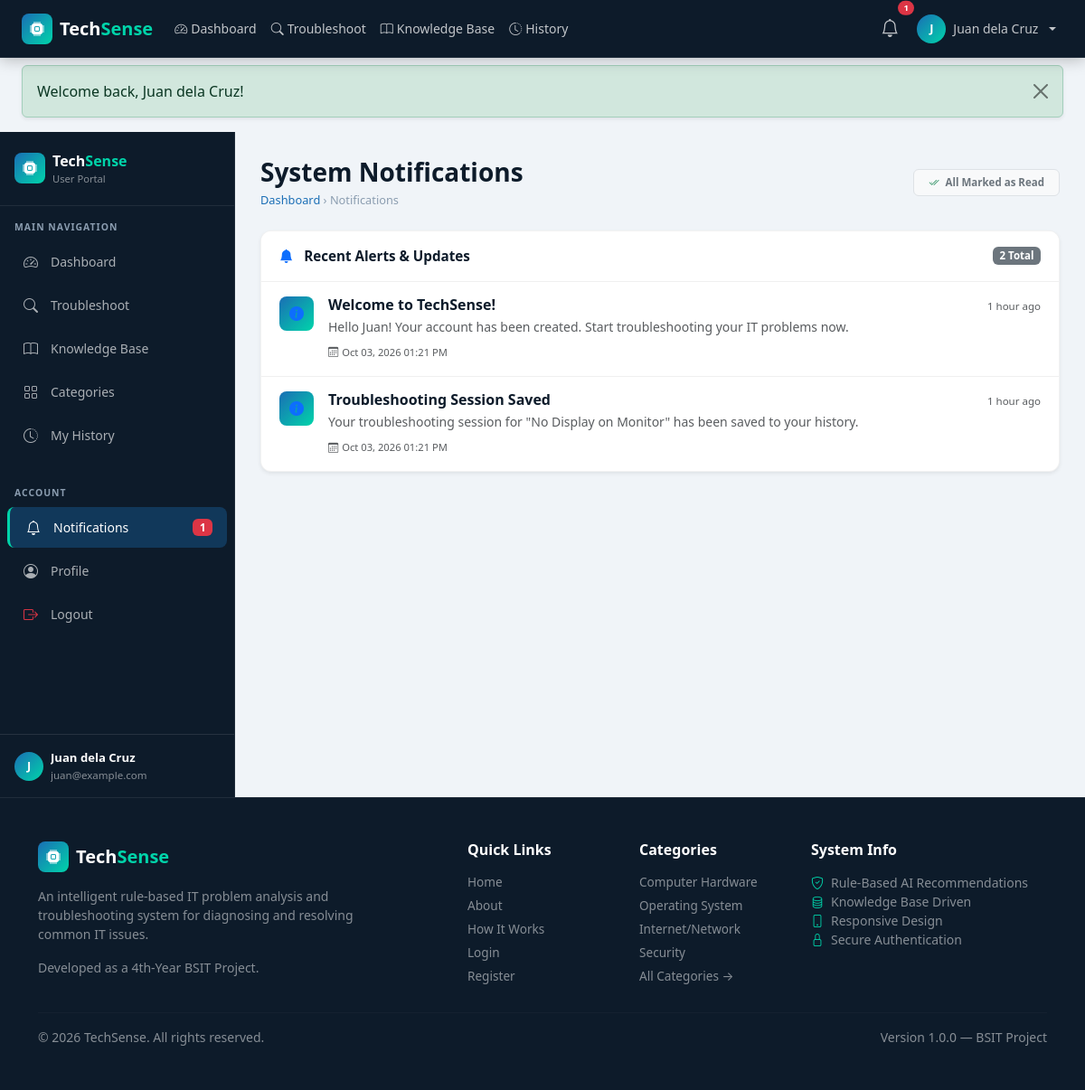
The app's page /user/notifications.php (signed in) with its own data.
### tables this page shows
CREATE TABLE IF NOT EXISTS notifications (
    id INT AUTO_INCREMENT PRIMARY KEY,
    user_id INT NOT NULL,
    title VARCHAR(200) NOT NULL,
    message TEXT NOT NULL,
    is_read TINYINT(1) DEFAULT 0,
    created_at TIMESTAMP DEFAULT CURRENT_TIMESTAMP,
    FOREIGN KEY (user_id) REFERENCES users(id) ON DELETE CASCADE
);

### includes/functions.php (called while the page is built, shortened)
<?php
function e(string $str): string {
    return htmlspecialchars($str, ENT_QUOTES | ENT_SUBSTITUTE, 'UTF-8');
}
function formatDate(string $datetime, string $format = 'M d, Y h:i A'): string {
    try {
        $dt = new DateTime($datetime);
        return $dt->format($format);
    } catch (Exception $e) {
        return $datetime;
    }
}
function timeAgo(string $datetime): string {
    $now  = new DateTime();
    $then = new DateTime($datetime);
    $diff = $now->diff($then);
    if ($diff->h > 0) return $diff->h . ' hour' . ($diff->h > 1 ? 's' : '') . ' ago';
    return 'Just now';
}

### user/notifications.php (the view, shortened to what this page needs)
<?php
require_once __DIR__ . '/../config/db.php';
require_once __DIR__ . '/../includes/functions.php';
$userId = (int)$_SESSION['user_id'];
$stmt = $pdo->prepare("SELECT * FROM notifications WHERE user_id = ? ORDER BY created_at DESC LIMIT 50");
$stmt->execute([$userId]);
$notifications = $stmt->fetchAll();
require_once __DIR__ . '/../includes/header.php';
?>
<div class="ts-layout">
  <?php require_once __DIR__ . '/../includes/user-sidebar.php'; ?>
  <main class="ts-content">
    <div class="d-flex flex-column flex-md-row justify-content-between align-items-md-center mb-4 gap-3">
      <div>
        <h1 class="h3 fw-bold text-navy mb-1">System Notifications</h1>
        <div class="ts-breadcrumb">
          <a href="<?= BASE_URL ?>/user/dashboard.php">Dashboard</a> &rsaquo;
          <span>Notifications</span>
        </div>
      </div>
      <div>
        <span class="badge bg-light text-secondary border px-3 py-2">
          <i class="bi bi-check2-all text-success me-1"></i> All Marked as Read
        </span>
      </div>
    </div>
    <div class="ts-card max-w-800 mx-auto shadow-sm">
      <div class="ts-card-header d-flex justify-content-between align-items-center">
        <div class="fw-semibold text-navy">
          <i class="bi bi-bell-fill text-primary me-2"></i> Recent Alerts &amp; Updates
        </div>
        <span class="badge bg-secondary"><?= count($notifications) ?> Total</span>
      </div>
      <div class="ts-card-body p-0">
        <?php if (!empty($notifications)): ?>
          <div class="list-group list-group-flush">
            <?php foreach ($notifications as $n): ?>
              <div class="ts-notification-item d-flex gap-3 align-items-start">
                <div class="ts-logo-icon bg-primary-subtle text-primary flex-shrink-0" style="width: 38px; height: 38px;">
                  <i class="bi bi-info-circle-fill"></i>
                </div>
                <div class="flex-grow-1">
                  <div class="d-flex justify-content-between align-items-baseline mb-1">
                    <h6 class="fw-bold text-navy mb-0 fs-6"><?= e($n['title']) ?></h6>
                    <small class="text-muted" style="font-size: 0.72rem;"><?= timeAgo($n['created_at']) ?></small>
                  </div>
                  <p class="text-muted small mb-1"><?= e($n['message']) ?></p>
                  <span class="text-muted" style="font-size: 0.7rem;"><i class="bi bi-calendar3 me-1"></i><?= formatDate($n['created_at']) ?></span>
                </div>
              </div>
            <?php endforeach; ?>
          </div>
        <?php endif; ?>
      </div>
    </div>
  </main>
</div>
<?php require_once __DIR__ . '/../includes/footer.php'; ?>

### assets/css/style.css (style rules this page uses)
:root { --ts-navy: #0d1b2a; --ts-navy-light: #1b2d42; --ts-navy-mid: #162236; --ts-blue: #1a6eb5; --ts-blue-light: #2181d4; --ts-accent: #00d4aa; --ts-accent-dark: #00b894; --ts-text: #e8ecf0; --ts-text-muted: #8b9db0; --ts-card-bg: #ffffff; --ts-border: rgba(255, 255, 255, 0.08); --ts-sidebar-w: 260px; --ts-navbar-h: 64px; --ts-radius: 12px; --ts-radius-sm: 8px; --ts-shadow: 0 4px 24px rgba(0, 0, 0, 0.10); --ts-shadow-lg: 0 8px 40px rgba(0, 0, 0, 0.16); }
*, *::before, *::after { box-sizing: border-box; }
body { font-family: 'Segoe UI', system-ui, -apple-system, sans-serif; background-color: #f0f4f8; color: #2c3e50; min-height: 100vh; display: flex; flex-direction: column; }
a { text-decoration: none; }
.ts-logo-icon { width: 34px; height: 34px; background: linear-gradient(135deg, var(--ts-blue), var(--ts-accent)); border-radius: 8px; display: inline-flex; align-items: center; justify-content: center; color: #fff; font-size: 1rem; }
.ts-layout { display: flex; min-height: calc(100vh - var(--ts-navbar-h)); }
.ts-content { flex: 1; padding: 1.75rem; overflow-x: hidden; }
.ts-breadcrumb { font-size: 0.8rem; color: var(--ts-text-muted); }
.ts-breadcrumb a { color: var(--ts-blue); }
.ts-card { background: #fff; border-radius: var(--ts-radius); box-shadow: var(--ts-shadow); border: 1px solid rgba(0, 0, 0, 0.05); overflow: hidden; }
.ts-card-header { padding: 1rem 1.25rem; border-bottom: 1px solid rgba(0, 0, 0, 0.06); font-weight: 600; font-size: 0.95rem; display: flex; align-items: center; gap: 0.5rem; background: #fff; }
.ts-card-body { padding: 1.25rem; }
.badge { font-size: 0.72rem; padding: 0.35em 0.65em; border-radius: 6px; }
.ts-notification-item { padding: 1rem 1.25rem; border-bottom: 1px solid #f0f0f0; transition: background 0.15s; cursor: pointer; }
.ts-notification-item:last-child { border-bottom: none; }
.text-navy { color: var(--ts-navy) !important; }

### records on screen
notifications: title "Welcome to TechSense!", timeAgo($n['created_at']) "1 hour ago", message "Hello Juan! Your account has been created. Start troubleshooting your IT problems now.", created_at "Oct 03, 2026 01:21 PM"
notifications: title "Troubleshooting Session Saved", created_at "1 hour ago", message "Your troubleshooting session for \"No Display on Monitor\" has been saved to your history.", created_at "Oct 03, 2026 01:21 PM"

### other values on screen
$unreadN "1"
substr($curUser['full_name'], 0, 1) "J"
$curUser['full_name'] "Juan dela Cruz"
$flash['message'] "Welcome back, Juan dela Cruz!"
substr($curUser['full_name'] ?? 'U', 0, 1) "J"
$curUser['email'] "juan@example.com"
count($notifications) "2"
